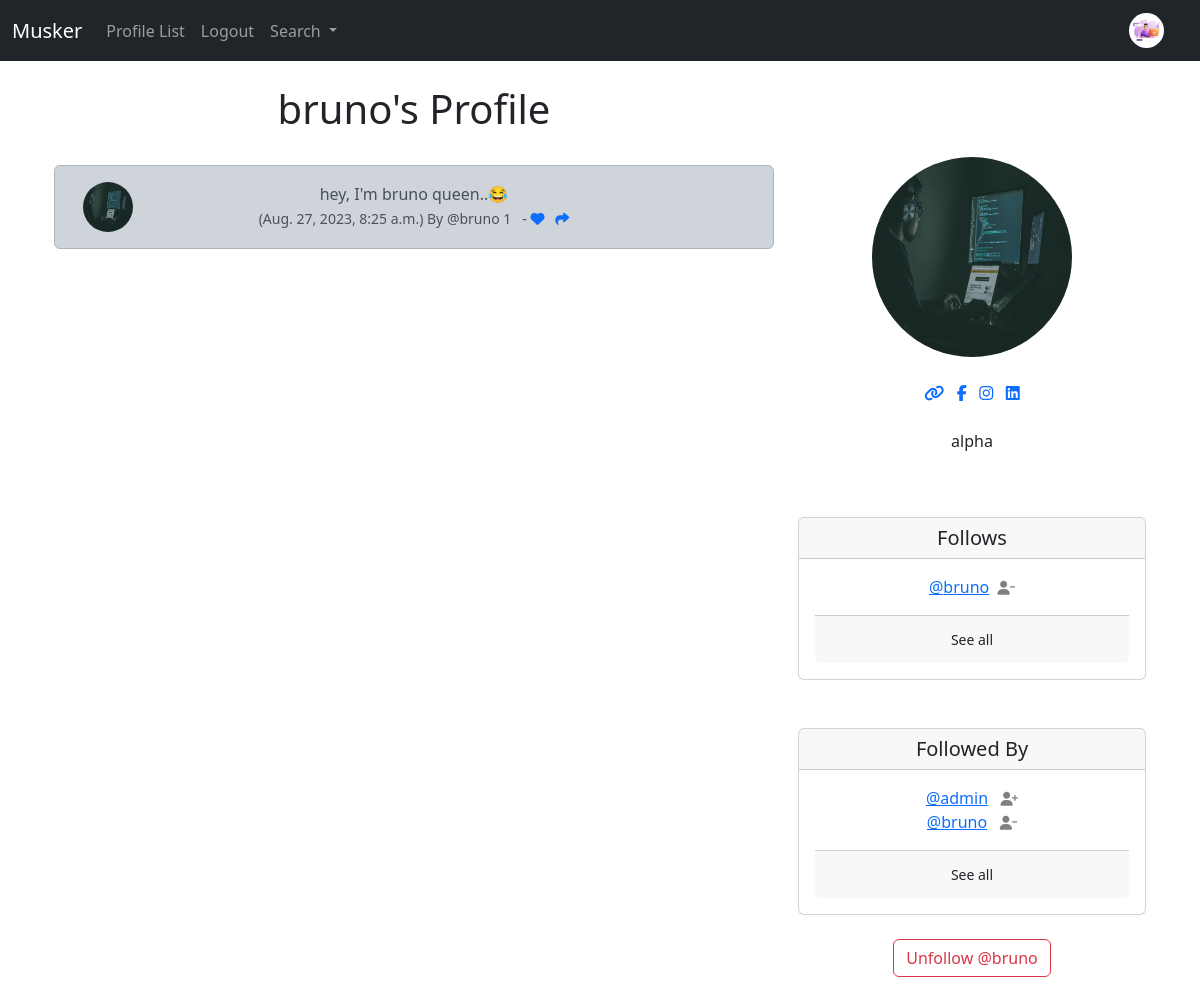
The page /profile/7/ (signed in) on the database its author committed.
### musker/models.py (models this page shows, shortened)
class Profile(models.Model):
    user = models.OneToOneField(User, on_delete=models.CASCADE)
    follows = models.ManyToManyField("self",
                                     related_name="followed_by",
                                     symmetrical=False,
                                     blank=True)
    date_modified = models.DateTimeField(User, auto_now=True)
    profile_image=models.ImageField(null=True, blank=True, upload_to="images/")
    profile_bio = models.CharField(null=True, blank=True, max_length=500)
    homepage_link = models.CharField(null=True, blank=True, max_length=200)
    facebook_link = models.CharField(null=True, blank=True, max_length=200)
    instagram_link = models.CharField(null=True, blank=True, max_length=200)
    linkedin_link = models.CharField(null=True, blank=True,max_length=200)
    def __str__(self):
        return self.user.username

class Meep(models.Model):
    user = models.ForeignKey(
        User, related_name="meeps",
        on_delete=models.DO_NOTHING
        )
    body = models.CharField(max_length=200)
    created_at = models.DateTimeField(auto_now_add=True)
    likes = models.ManyToManyField(User,related_name="meep_like", blank=True)
    def number_of_likes(self):
        return self.likes.count()

### musker/views.py (the view, shortened to what this page needs)
# urls.py: path('profile/<int:pk>/', views.profile, name="profile"),
def profile(request, pk):
    if request.user.is_authenticated:
        profile=Profile.objects.get(user_id=pk)
        meeps = Meep.objects.filter(user_id=pk).order_by("-created_at")
        return render(request, 'musker/profile.html',{"profile":profile,"meeps":meeps})
    else:
        messages.success(request, "You must be logged in to view this page!")
        return redirect("home")

### musker/templates/musker/profile.html (shortened to what this page needs)
{% extends 'musker/base.html' %}
{% load static %}
{% block content %}
{% if profile %}
<div class="container text-center">
  <div class="row">
    <div class="col-8">
      <h1>{{profile.user.username}}'s Profile</h1>
      <br/>
      {% if meeps %}
        {% for meep in meeps %}
            <div class="alert alert-dark" role="alert">
              <div class="container">
                <div class="row">
                  <div class="col-1">
                    {% if profile.profile_image %}
                    <img src="{{profile.profile_image.url}}" width=50 height=50 class="rounded-circle"
                    alt="{{profile.user.username}}">
                    {% else %}
                    <img src="{% static 'images/default_profile_pic.png' %}" width=50 height=50 class="rounded-circle"
                    alt="{{profile.user.username}}">
                    {% endif %}
                  </div>
                  <div class="col-10">
                {{meep.body}}<br/>
                <small class="text-muted">
                    ({{meep.created_at}}) By
                    @{{meep.user.username}}
                    {{meep.number_of_likes}}
                    {% if user in meep.likes.all %}
                      - <a href="{% url 'meep_like' meep.id %}"><i class="fa-solid fa-heart"></i></a>
                    {% else %}
                      - <a href="{% url 'meep_like' meep.id %}"><i class="fa fa-heart-o"></i></a>
                    {% endif %}
                    <a href="{% url 'meep_show' meep.id %}"><i class="fa-solid fa-share"></i></a>
                </small>
            </div><br/><br/>
          </div>
        </div>
      </div>
        {% endfor %}
      {% endif %}
    </div>
    <div class="col-4">
        <br/><br/></br>
        {% if profile.profile_image %}
        <img src="{{profile.profile_image.url}}"
        class="rounded-circle"
        width="200"
        height="200">
        <br/><br/>
        {% endif %}
        {% if profile.homepage_link %}
          <a href="{{profile.homepage_link}}" target="new"><i class="fa-solid fa-link"></i></a>
        {% endif %}
        {% if profile.facebook_link %}
          <a href="{{profile.facebook_link}}" target="new"><i class="fa-brands fa-facebook-f"></i></a>
        {% endif %}
        {% if profile.instagram_link %}
          <a href="{{profile.instagram_link}}" target="new"><i class="fa-brands fa-instagram"></i></a>
        {% endif %}
        {% if profile.linkedin_link %}
          <a href="{{profile.linkedin_link}}" target="new"><i class="fa-brands fa-linkedin"></i></a>
        {% endif %}
        <br/></br/>
        {% if profile.profile_bio %}
          <p align="align-items">{{profile.profile_bio}}</p>
        {% endif %}
        <br/><br/>
      <div class="card">
        <h5 class="card-header">Follows</h5>
        <div class="card-body">
          <p class="card-text">
            {% for following in profile.follows.all %}
            <a href="{% url 'profile' following.user.id %}">@{{following}}</a
            >&nbsp;&nbsp;<a href="{% url 'unfollow' following.user.id %}"><i class="fa fa-user-minus small" style="color:gray"></i></a><br />
            {% endfor %}
          </p>
          <div class="card-footer">
            <a href="{% url 'follows' profile.user.id %}" class="btn btn-sm btn-otline-secondary">See all</a>
          </div>
        </div>
      </div>
      <br /><br />
      <div class="card">
        <h5 class="card-header">Followed By</h5>
        <div class="card-body">
          <p class="card-text">
            {% for following in profile.followed_by.all|slice:3 %}
            <a href="{% url 'profile' following.user.id %}">@{{following}}</a>
            {% if following in profile.follows.all %}
              &nbsp;&nbsp;<a href="{% url 'unfollow' following.user.id %}"><i class="fa fa-user-minus small" style="color:gray"></i></a><br />
            {% else %}
              &nbsp;&nbsp;<a href="{% url 'follow' following.user.id %}"><i class="fa fa-user-plus small" style="color:gray"></i></a><br />
            {% endif %}
            {% endfor %}
          </p>
          <div class="card-footer">
            <a href="{% url 'followers' profile.user.id %}" class="btn btn-sm btn-otline-secondary">See all</a>
          </div>
        </div>
      </div>
      <br/>
      <form method="POST">
        {% if profile in user.profile.follows.all %}
            <button class="btn btn-outline-danger" name="follow" value="unfollow" type="submit">
                Unfollow @{{profile.user.username|lower}}</button>
        {% else %}
        <button class="btn btn-outline-success" name="follow" value="follow" type="submit">
            follow @{{profile.user.username|lower}}</button>
        {% endif %}
      </form>
      <br/>
    </div>
  </div>
</div>
{% endif %}
{% endblock content %}

### musker/templates/musker/navbar.html (shortened to what this page needs)
{% load static %}
<nav class="navbar navbar-expand-lg navbar-dark bg-dark">
    <div class="container-fluid">
      <a class="navbar-brand" href="{% url 'home' %}">Musker</a>
      <div class="collapse navbar-collapse" id="navbarSupportedContent">
        <ul class="navbar-nav me-auto mb-2 mb-lg-0">
          <li class="nav-item">
            <a class="nav-link" href="{% url 'profile_list' %}">Profile List</a>
          </li>
          {% if user.is_authenticated %}
          <li class="nav-item">
            <a class="nav-link" href="{% url 'logout' %}">Logout</a>
          </li>
          {% endif %}
          <li class="nav-item dropdown">
            <a class="nav-link dropdown-toggle" href="#" role="button" data-bs-toggle="dropdown" aria-expanded="false">
              Search
            </a>
          </li>
        </ul>
        {% if request.user.is_authenticated %}
          <ul class="navbar-nav ml-auto">
            <li class="nav-link navbar-brand">
              <a href="{% url 'profile' request.user.id %}">
                {% if user.profile.profile_image %}
                  <img src="{{user.profile.profile_image.url}}" class="rounded-circle" width=35 alt="{{profile.user.username}}">
                {% else %}
                <img src="{% static 'images/default_profile_pic.png' %}" class="rounded-circle" width=35
                alt="{{profile.user.username}}">
                {% endif %}
              </a>
          </ul>
        {% endif %}
      </div>
    </div>
  </nav>

### rows shown on the page
Profile: user.username "bruno", profile_image (picture), profile_bio "alpha"
Meep: profile_image (picture), body "hey, I'm bruno queen..😂", created_at "Aug. 27, 2023, 8:25 a.m.", user.username "bruno", number_of_likes "1"
Profile: user.username "admin"
